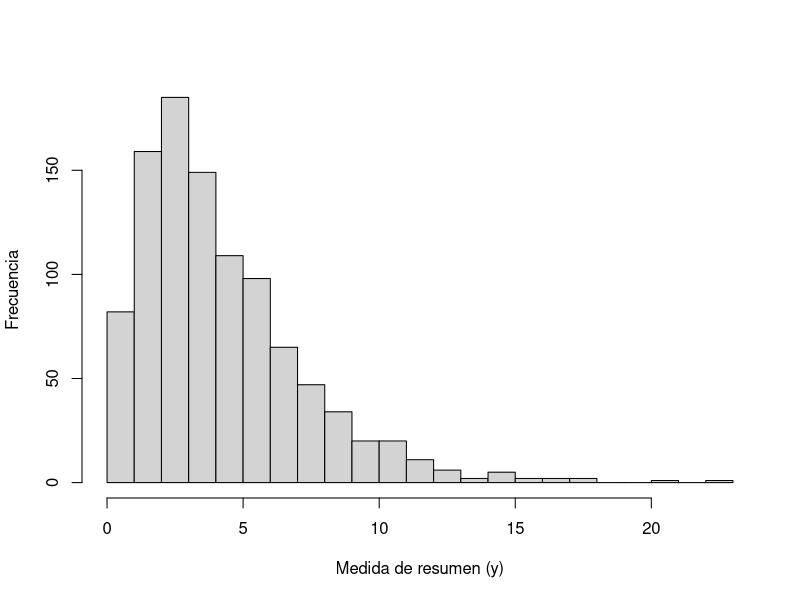

Here is the R script that generated this plot: (Note: this script raises an error after producing the figure.)
## ---- chunk 1
hist(rchisq(1000, 4), breaks = 20,
     main = "",
     xlab ="Medida de resumen (y)", 
     ylab = "Frecuencia")
## ---- chunk 2
knitr::include_graphics(path = "Pics/Estratificar.png")
